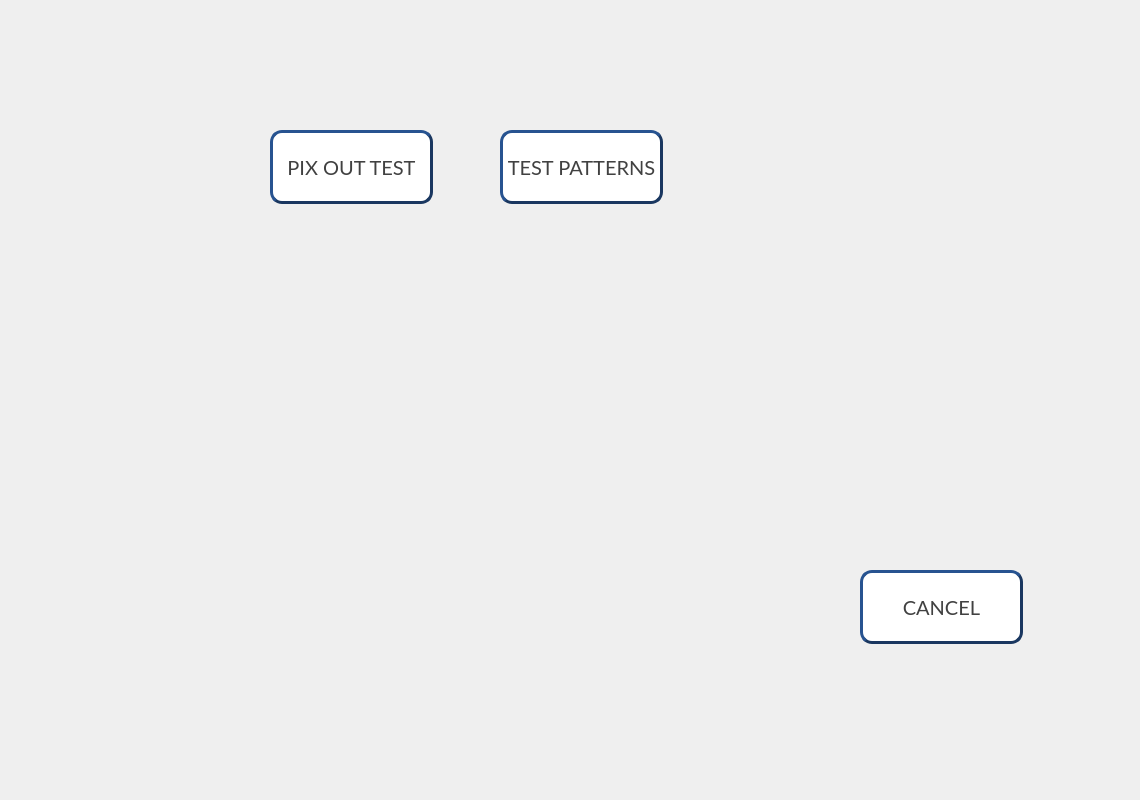
<?xml version="1.0" encoding="UTF-8"?>
<ui version="4.0">
 <class>HNS_Diagnostic_Select_Screen</class>
 <widget class="QWidget" name="HNS_Diagnostic_Select_Screen">
  <property name="geometry">
   <rect>
    <x>0</x>
    <y>0</y>
    <width>1140</width>
    <height>800</height>
   </rect>
  </property>
  <property name="windowTitle">
   <string>Form</string>
  </property>
  <widget class="QPushButton" name="PB_Diagnostic_Select_Cancel">
   <property name="geometry">
    <rect>
     <x>860</x>
     <y>570</y>
     <width>163</width>
     <height>74</height>
    </rect>
   </property>
   <property name="font">
    <font>
     <family>Lato</family>
     <pointsize>15</pointsize>
    </font>
   </property>
   <property name="styleSheet">
    <string notr="true">QPushButton{
	background-color:#FFFFFF;
	color:#414141;
	border-style:outset;
	border-width:3px;
	border-color:#1A3760;
	border-radius:12px;
}</string>
   </property>
   <property name="text">
    <string>CANCEL</string>
   </property>
  </widget>
  <widget class="QPushButton" name="PB_Diagnostic_Select_PixOut">
   <property name="geometry">
    <rect>
     <x>270</x>
     <y>130</y>
     <width>163</width>
     <height>74</height>
    </rect>
   </property>
   <property name="font">
    <font>
     <family>Lato</family>
     <pointsize>15</pointsize>
    </font>
   </property>
   <property name="styleSheet">
    <string notr="true">QPushButton{
	background-color:#FFFFFF;
	color:#414141;
	border-style:outset;
	border-width:3px;
	border-color:#1A3760;
	border-radius:12px;
}</string>
   </property>
   <property name="text">
    <string>PIX OUT TEST</string>
   </property>
  </widget>
  <widget class="QPushButton" name="PB_Diagnostic_Select_TestPatterns">
   <property name="geometry">
    <rect>
     <x>500</x>
     <y>130</y>
     <width>163</width>
     <height>74</height>
    </rect>
   </property>
   <property name="font">
    <font>
     <family>Lato</family>
     <pointsize>15</pointsize>
    </font>
   </property>
   <property name="styleSheet">
    <string notr="true">QPushButton{
	background-color:#FFFFFF;
	color:#414141;
	border-style:outset;
	border-width:3px;
	border-color:#1A3760;
	border-radius:12px;
}</string>
   </property>
   <property name="text">
    <string>TEST PATTERNS</string>
   </property>
  </widget>
 </widget>
 <resources/>
 <connections/>
</ui>
